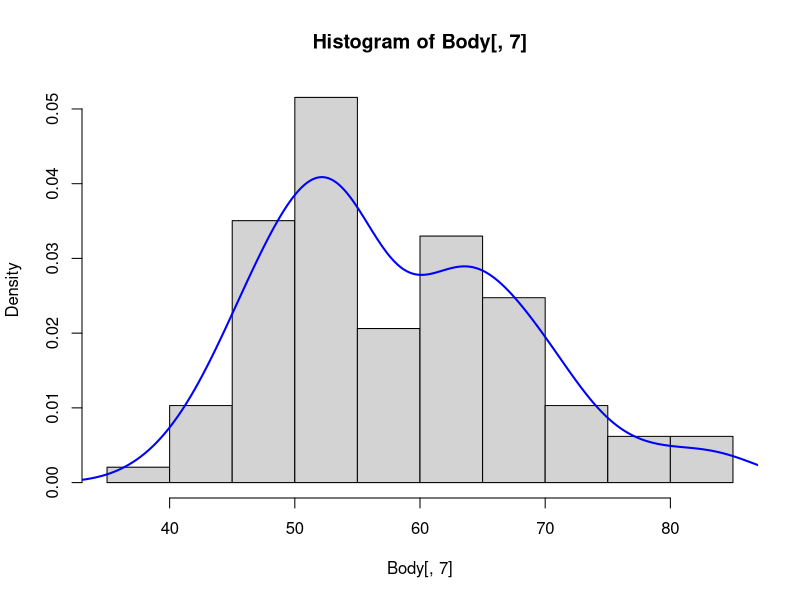

Reproduce this figure in R.
Body <- read.csv("SampleData03_forR2.csv")

hist(Body[,7], probability = TRUE)
lines(density(Body[,7]), col = "blue", lwd = 2)
